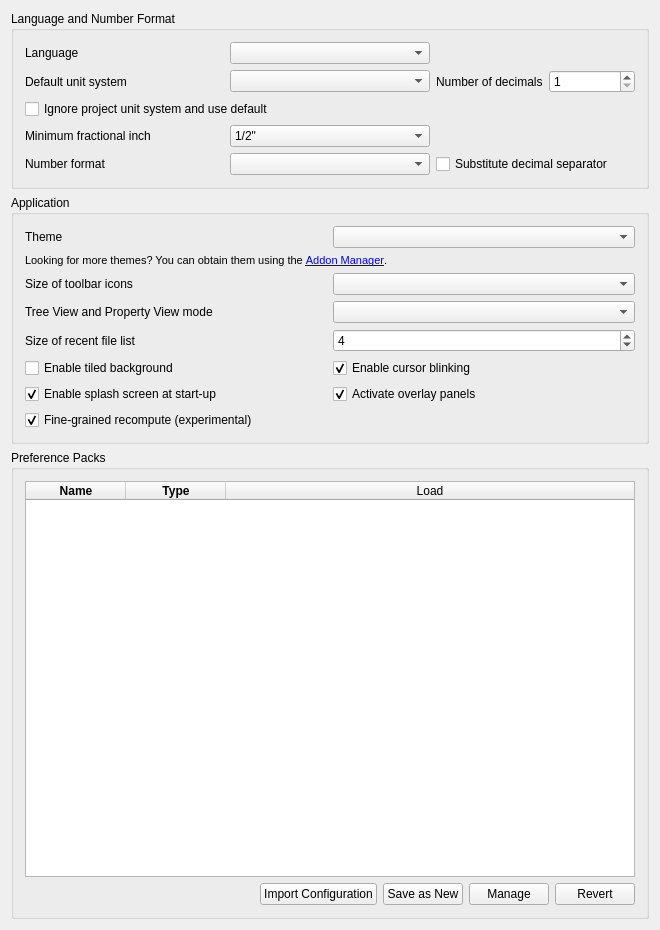
<?xml version="1.0" encoding="UTF-8"?>
<ui version="4.0">
 <class>Gui::Dialog::DlgSettingsGeneral</class>
 <widget class="QWidget" name="Gui::Dialog::DlgSettingsGeneral">
  <property name="geometry">
   <rect>
    <x>0</x>
    <y>0</y>
    <width>660</width>
    <height>930</height>
   </rect>
  </property>
  <property name="windowTitle">
   <string>General</string>
  </property>
   <layout class="QVBoxLayout" name="verticalLayout">
    <item>
     <widget class="QGroupBox" name="GroupBox7">
      <property name="title">
       <string>Language and Number Format</string>
      </property>
      <layout class="QGridLayout">
       <property name="leftMargin">
        <number>11</number>
       </property>
       <property name="topMargin">
        <number>11</number>
       </property>
       <property name="rightMargin">
        <number>11</number>
       </property>
       <property name="bottomMargin">
        <number>11</number>
       </property>
       <property name="spacing">
        <number>6</number>
       </property>
       <item row="0" column="0">
        <widget class="QLabel" name="TextLabel1_4">
         <property name="text">
          <string>Language</string>
         </property>
        </widget>
       </item>
       <item row="0" column="1">
        <widget class="QComboBox" name="Languages">
         <property name="toolTip">
          <string>Language of the application's user interface</string>
         </property>
        </widget>
       </item>
       <item row="1" column="0">
        <widget class="QLabel" name="unitSystemLabel">
         <property name="text">
          <string>Default unit system</string>
         </property>
        </widget>
       </item>
       <item row="1" column="1">
        <widget class="QComboBox" name="comboBox_UnitSystem">
         <property name="toolTip">
          <string>Unit system for all parts of the application. Can be overridden by specifying a document unit system.</string>
         </property>
        </widget>
       </item>
       <item row="1" column="2">
        <layout class="QHBoxLayout" name="horizontalLayout_3">
         <item>
          <widget class="QLabel" name="decimalsLabel">
           <property name="text">
            <string>Number of decimals</string>
           </property>
          </widget>
         </item>
         <item>
          <widget class="QSpinBox" name="spinBoxDecimals">
           <property name="toolTip">
            <string>Number of decimals that should be shown for numbers and dimensions</string>
           </property>
           <property name="minimum">
            <number>1</number>
           </property>
           <property name="maximum">
            <number>12</number>
           </property>
          </widget>
         </item>
        </layout>
       </item>
       <item row="2" column="0" colspan="3">
        <widget class="QCheckBox" name="checkBox_projectUnitSystemIgnore">
          <property name="toolTip">
           <string>Ignores document unit systems</string>
          </property>
          <property name="text">
           <string>Ignore project unit system and use default</string>
          </property>
        </widget>
       </item>
       <item row="3" column="0">
        <widget class="QLabel" name="fractionalInchLabel">
         <property name="text">
          <string>Minimum fractional inch</string>
         </property>
        </widget>
       </item>
       <item row="3" column="1">
        <widget class="QComboBox" name="comboBox_FracInch">
         <property name="toolTip">
          <string>Minimum fractional inch to be displayed</string>
         </property>
         <item>
          <property name="text">
           <string notr="true">1/2"</string>
          </property>
         </item>
         <item>
          <property name="text">
           <string notr="true">1/4"</string>
          </property>
         </item>
         <item>
          <property name="text">
           <string notr="true">1/8"</string>
          </property>
         </item>
         <item>
          <property name="text">
           <string notr="true">1/16"</string>
          </property>
         </item>
         <item>
          <property name="text">
           <string notr="true">1/32"</string>
          </property>
         </item>
         <item>
          <property name="text">
           <string notr="true">1/64"</string>
          </property>
         </item>
         <item>
          <property name="text">
           <string notr="true">1/128"</string>
          </property>
         </item>
        </widget>
       </item>
       <item row="4" column="0">
        <widget class="QLabel" name="TextLabel1_5">
         <property name="text">
          <string>Number format</string>
         </property>
        </widget>
       </item>
       <item row="4" column="1">
        <widget class="Gui::PrefComboBox" name="UseLocaleFormatting">
         <property name="prefEntry" stdset="0">
          <cstring>UseLocaleFormatting</cstring>
         </property>
         <property name="prefPath" stdset="0">
          <cstring>General</cstring>
         </property>
        </widget>
       </item>
       <item row="4" column="2">
        <widget class="Gui::PrefCheckBox" name="SubstituteDecimal">
         <property name="toolTip">
          <string>Substitutes numerical keypad decimal separator with locale separator, except
in the Python console and the macro editor where a
dot/period will always be printed</string>
         </property>
         <property name="text">
          <string>Substitute decimal separator</string>
         </property>
         <property name="prefEntry" stdset="0">
          <cstring>SubstituteDecimalSeparator</cstring>
         </property>
         <property name="prefPath" stdset="0">
          <cstring>General</cstring>
         </property>
        </widget>
       </item>
      </layout>
     </widget>
    </item>
    <item>
     <widget class="QGroupBox" name="GroupBox3">
      <property name="title">
       <string>Application</string>
      </property>
      <layout class="QGridLayout">
       <property name="leftMargin">
        <number>11</number>
       </property>
       <property name="topMargin">
        <number>11</number>
       </property>
       <property name="rightMargin">
        <number>11</number>
       </property>
       <property name="bottomMargin">
        <number>11</number>
       </property>
       <property name="spacing">
        <number>6</number>
       </property>
       <item row="0" column="0">
        <widget class="QLabel" name="themesLabel">
         <property name="text">
          <string>Theme</string>
         </property>
        </widget>
       </item>
       <item row="0" column="1">
        <widget class="QComboBox" name="themesCombobox">
         <property name="toolTip">
          <string>Customize the appearance of the user interface</string>
         </property>
        </widget>
       </item>
       <item row="1" column="0" colspan="2">
        <widget class="QLabel" name="moreThemesLabel">
         <property name="font">
          <font>
           <pointsize>8</pointsize>
          </font>
         </property>
         <property name="text">
          <string>Looking for more themes? You can obtain them using the &lt;a href=&quot;freecad:Std_AddonMgr&quot;&gt;Addon Manager&lt;/a&gt;.</string>
         </property>
         <property name="textFormat">
          <enum>Qt::RichText</enum>
         </property>
        </widget>
       </item>
       <item row="2" column="0">
        <widget class="QLabel" name="iconSizeLabel">
         <property name="text">
          <string>Size of toolbar icons</string>
         </property>
        </widget>
       </item>
       <item row="2" column="1">
        <widget class="QComboBox" name="toolbarIconSize">
         <property name="toolTip">
          <string>Icon size in the toolbar</string>
         </property>
        </widget>
       </item>
       <item row="3" column="0">
        <widget class="QLabel" name="treeModeLabel">
         <property name="text">
          <string>Tree View and Property View mode</string>
         </property>
        </widget>
       </item>
       <item row="3" column="1">
        <widget class="QComboBox" name="treeMode">
         <property name="toolTip">
          <string>Customize how the tree view is shown in the panel (restart required).

'Combined': combine tree and property view into one panel.
'Independent': split tree and property view into separate panels.</string>
         </property>
        </widget>
       </item>
       <item row="4" column="0">
        <widget class="QLabel" name="recentFileListLabel">
         <property name="text">
          <string>Size of recent file list</string>
         </property>
        </widget>
       </item>
       <item row="4" column="1">
        <widget class="Gui::PrefSpinBox" name="RecentFiles">
         <property name="toolTip">
          <string>How many files should be listed in recent files list</string>
         </property>
         <property name="value">
          <number>4</number>
         </property>
         <property name="prefEntry" stdset="0">
          <cstring>RecentFiles</cstring>
         </property>
         <property name="prefPath" stdset="0">
          <cstring>RecentFiles</cstring>
         </property>
        </widget>
       </item>
       <item row="5" column="0">
        <widget class="QCheckBox" name="tiledBackground">
         <property name="toolTip">
          <string>Background of the main window (when no document is opened) will consist of tiles of an image.</string>
         </property>
         <property name="text">
          <string>Enable tiled background</string>
         </property>
        </widget>
       </item>
       <item row="5" column="1">
        <widget class="Gui::PrefCheckBox" name="EnableCursorBlinking">
         <property name="toolTip">
          <string>The text cursor will be blinking</string>
         </property>
         <property name="text">
          <string>Enable cursor blinking</string>
         </property>
         <property name="checked">
          <bool>true</bool>
         </property>
         <property name="prefEntry" stdset="0">
          <cstring>EnableCursorBlinking</cstring>
         </property>
         <property name="prefPath" stdset="0">
          <cstring>General</cstring>
         </property>
        </widget>
       </item>
       <item row="6" column="0">
        <widget class="Gui::PrefCheckBox" name="SplashScreen">
         <property name="toolTip">
          <string>A splash screen is a small loading window that is shown
when FuCad is launching. If this option is checked, FuCad will
display the splash screen.</string>
         </property>
         <property name="text">
          <string>Enable splash screen at start-up</string>
         </property>
         <property name="checked">
          <bool>true</bool>
         </property>
         <property name="prefEntry" stdset="0">
          <cstring>ShowSplasher</cstring>
         </property>
         <property name="prefPath" stdset="0">
          <cstring>General</cstring>
         </property>
        </widget>
       </item>
       <item row="6" column="1">
        <widget class="Gui::PrefCheckBox" name="ActivateOverlay">
         <property name="toolTip">
          <string>Activate overlay handling of docked panels</string>
         </property>
         <property name="text">
          <string>Activate overlay panels</string>
         </property>
         <property name="checked">
          <bool>true</bool>
         </property>
         <property name="prefEntry" stdset="0">
          <cstring>ActivateOverlay</cstring>
         </property>
         <property name="prefPath" stdset="0">
          <cstring>DockWindows</cstring>
         </property>
        </widget>
       </item>
       <item row="7" column="0">
        <widget class="Gui::PrefCheckBox" name="FineGrainedRecompute">
         <property name="toolTip">
          <string>Activate fine-grained recomputation of documents</string>
         </property>
         <property name="text">
          <string>Fine-grained recompute (experimental)</string>
         </property>
         <property name="checked">
          <bool>true</bool>
         </property>
         <property name="prefEntry" stdset="0">
          <cstring>FineGrainedRecompute</cstring>
         </property>
         <property name="prefPath" stdset="0">
          <cstring>General</cstring>
         </property>
        </widget>
       </item>
      </layout>
     </widget>
    </item>
    <item>
     <widget class="QGroupBox" name="groupBox">
      <property name="title">
       <string>Preference Packs</string>
      </property>
      <layout class="QHBoxLayout" name="horizontalLayout">
       <item>
        <layout class="QVBoxLayout" name="verticalLayout_3">
         <item>
          <widget class="QTableWidget" name="PreferencePacks">
           <property name="horizontalScrollBarPolicy">
            <enum>Qt::ScrollBarAlwaysOff</enum>
           </property>
           <property name="sizeAdjustPolicy">
            <enum>QAbstractScrollArea::AdjustToContents</enum>
           </property>
           <property name="editTriggers">
            <set>QAbstractItemView::NoEditTriggers</set>
           </property>
           <property name="showDropIndicator" stdset="0">
            <bool>false</bool>
           </property>
           <property name="dragDropOverwriteMode">
            <bool>false</bool>
           </property>
           <property name="selectionMode">
            <enum>QAbstractItemView::NoSelection</enum>
           </property>
           <property name="selectionBehavior">
            <enum>QAbstractItemView::SelectRows</enum>
           </property>
           <property name="showGrid">
            <bool>false</bool>
           </property>
           <property name="sortingEnabled">
            <bool>true</bool>
           </property>
           <property name="wordWrap">
            <bool>false</bool>
           </property>
           <property name="cornerButtonEnabled">
            <bool>false</bool>
           </property>
           <attribute name="horizontalHeaderVisible">
            <bool>true</bool>
           </attribute>
           <attribute name="horizontalHeaderCascadingSectionResizes">
            <bool>true</bool>
           </attribute>
           <attribute name="horizontalHeaderMinimumSectionSize">
            <number>30</number>
           </attribute>
           <attribute name="horizontalHeaderDefaultSectionSize">
            <number>100</number>
           </attribute>
           <attribute name="horizontalHeaderStretchLastSection">
            <bool>true</bool>
           </attribute>
           <attribute name="verticalHeaderVisible">
            <bool>false</bool>
           </attribute>
           <attribute name="verticalHeaderMinimumSectionSize">
            <number>16</number>
           </attribute>
           <attribute name="verticalHeaderDefaultSectionSize">
            <number>24</number>
           </attribute>
           <column>
            <property name="text">
             <string>Name</string>
            </property>
            <property name="font">
             <font>
              <weight>75</weight>
              <bold>true</bold>
             </font>
            </property>
           </column>
           <column>
            <property name="text">
             <string>Type</string>
            </property>
            <property name="font">
             <font>
              <weight>75</weight>
              <bold>true</bold>
             </font>
            </property>
           </column>
           <column>
            <property name="text">
             <string>Load</string>
            </property>
           </column>
          </widget>
         </item>
         <item>
          <layout class="QHBoxLayout" name="horizontalLayout_2">
           <item>
            <spacer name="horizontalSpacer">
             <property name="orientation">
              <enum>Qt::Horizontal</enum>
             </property>
             <property name="sizeHint" stdset="0">
              <size>
               <width>40</width>
               <height>20</height>
              </size>
             </property>
            </spacer>
           </item>
           <item>
            <widget class="QPushButton" name="ImportConfig">
             <property name="text">
              <string>Import Configuration</string>
             </property>
            </widget>
           </item>
           <item>
            <widget class="QPushButton" name="SaveNewPreferencePack">
             <property name="text">
              <string>Save as New</string>
             </property>
            </widget>
           </item>
           <item>
            <widget class="QPushButton" name="ManagePreferencePacks">
             <property name="sizePolicy">
              <sizepolicy hsizetype="Fixed" vsizetype="Fixed">
               <horstretch>0</horstretch>
               <verstretch>0</verstretch>
              </sizepolicy>
             </property>
             <property name="text">
              <string>Manage</string>
             </property>
            </widget>
           </item>
           <item>
            <widget class="QPushButton" name="RevertToSavedConfig">
             <property name="text">
              <string>Revert</string>
             </property>
            </widget>
           </item>
          </layout>
         </item>
        </layout>
       </item>
      </layout>
     </widget>
    </item>
  </layout>
 </widget>
 <layoutdefault spacing="6" margin="11"/>
 <customwidgets>
  <customwidget>
   <class>Gui::PrefSpinBox</class>
   <extends>QSpinBox</extends>
   <header>Gui/PrefWidgets.h</header>
  </customwidget>
  <customwidget>
   <class>Gui::PrefCheckBox</class>
   <extends>QCheckBox</extends>
   <header>Gui/PrefWidgets.h</header>
  </customwidget>
  <customwidget>
   <class>Gui::PrefComboBox</class>
   <extends>QComboBox</extends>
   <header>Gui/PrefWidgets.h</header>
  </customwidget>
 </customwidgets>
 <tabstops>
  <tabstop>Languages</tabstop>
  <tabstop>RecentFiles</tabstop>
  <tabstop>EnableCursorBlinking</tabstop>
  <tabstop>SplashScreen</tabstop>
 </tabstops>
 <resources/>
 <connections/>
</ui>
